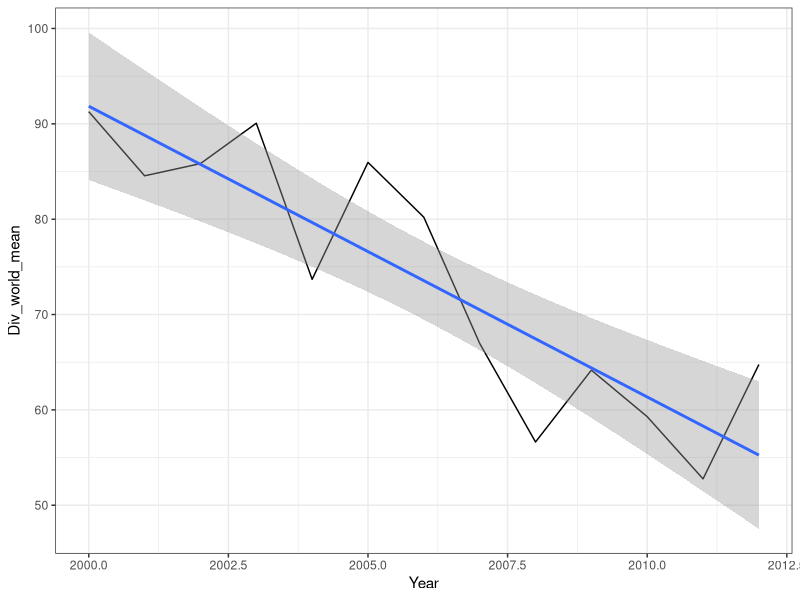

Generate this figure with R:
library(tidyverse)

########################################
### The previous dataset---till 2012 ###
########################################

df_reit <- readr::read_csv('FTS_Data_REIT.csv',
                           na = c("", "NA", ".", " ", "NaN", 'Inf', '-Inf'),
                           skip = 3,
                           col_names = T,
                           col_types = cols(.default = col_double(),
                                            Date = col_date(format = "%m/%d/%Y")))

df_reit <- df_reit %>%
  dplyr::mutate('Year' = lubridate::year(Date)) %>%
  dplyr::mutate('Canada_lag' = dplyr::lag(Canada)) %>% #include one-day lags
  dplyr::mutate('US_lag' = dplyr::lag(US)) %>% #include one-day lags
  dplyr::select(-Date_Number) %>%
  dplyr::select(Date, Year, everything())

###########################################
### The new dataset---updated till 2018 ###
###########################################

# df_reit <- readr::read_csv('CGR_reit_2019.csv',
#                              na = c("", "NA", ".", " ", "NaN", 'Inf', '-Inf'),
#                              col_names = T,
#                              col_types = cols(.default = col_double(),
#                                               Date = col_date(format = "%d/%m/%Y")))
# 
# df_reit <- df_reit %>%
#   dplyr::mutate('Year' = lubridate::year(Date)) %>%
#   dplyr::filter(Year < 2019) %>%
#   dplyr::mutate('Canada_lag' = dplyr::lag(Canada)) %>% #include one-day lags
#   dplyr::mutate('US_lag' = dplyr::lag(US)) %>% #include one-day lags
#   dplyr::select(Date, Year, everything())

### Analysis begins here ###

name_country_full <- df_reit %>%
  dplyr::select(-c(Date, Year, Canada_lag, US_lag)) %>%
  colnames(.)


func_deduplic <- function(vec)
{
  # This function accepts a vector
  # and replaces duplicated entries
  # with missing values
  vec[duplicated(vec)] <- NA
  return(vec)
}

# Ignoring duplicated entries
df_reit_deduplic <- df_reit %>%
  dplyr::select(-c(Year, Date)) %>%
  apply(., 2, func_deduplic) %>%
  tibble::as_tibble(.) %>%
  tibble::add_column('Date' = df_reit$Date, 'Year' = df_reit$Year) %>%
  dplyr::select(Date, Year, everything(.))

# Taking log returns = log(I_t) - log(I_{t-1})
df_reit_return <- df_reit_deduplic %>%
  dplyr::select(-c(Date, Year)) %>%
  apply(., 2, function(vec){return(c(NA, diff(log(vec))))}) %>%
  tibble::as_tibble(.) %>%
  tibble::add_column('Date' = df_reit$Date, 'Year' = df_reit$Year) %>%
  dplyr::select(Date, Year, everything(.))

# Using nested dataframes
nest_year_return <- df_reit_return %>%
  dplyr::select(-Date) %>%
  dplyr::group_by(Year) %>%
  tidyr::nest(.)

# How many valid returns to use per year?
num_reit_usable <- 50
#num_reit_usable <- 100

func_valid_ret <- function(df, n = num_reit_usable)
{
  # This function accepts a return data matrix and 
  # accepts only those columns which have enough
  # usable entries ( >= num_reit_usable)
  temp_NA <- apply(df, 2, function(vec){sum(is.na(vec))})
  
  df_2 <- df[, temp_NA < (nrow(df) - n)]
  
  return(df_2)
}

nest_year_return <- nest_year_return %>%
  dplyr::mutate('LHS_country_valid' = purrr::map(data, func_valid_ret))

year_cohort <- 2000

func_rm_full_NA <- function(df)
{
  # This function accepts a data frame
  # and removes columns which are
  # completely full of missing values
  return(df[, colSums(is.na(df)) < nrow(df)])
}

# Names of pre-86 cohort countries
name_country_pre_cohort <- df_reit_return %>%
  dplyr::filter(Year < year_cohort) %>%
  dplyr::select(-c(Date, Year, Canada_lag, US_lag)) %>%
  func_rm_full_NA(.) %>%
  colnames(.)

# Names of ordinary countries
name_country_ordinary <- dplyr::setdiff(name_country_full, 
                                        name_country_pre_cohort)

# Select from the set of columns the pre-86 countries 
# along with the one-day lags of US and Canada
func_select_RHS_countries <- function(df)
{
  # This function accepts a return data matrix
  # and returns the pre86 cohort with the one-day
  # lags of US and Canada---to be used for the 
  # computation of principal components
  
  return(df[, c(dplyr::intersect(colnames(df), name_country_pre_cohort), 
                'Canada_lag', 'US_lag')])
}

func_select_ordinary <- function(df)
{
  # This accepts a data return matrix and selects 
  # the ordinary non-pre86 cohort country columns
  return(df[, dplyr::intersect(colnames(df), name_country_ordinary)])
}

func_select_pre_cohort <- function(df)
{
  # This accepts a data return matrix and selects 
  # the ordinary non-pre86 cohort country columns
  return(df[, dplyr::intersect(colnames(df), name_country_pre_cohort)])
}

nest_year_return_LHS_RHS <- nest_year_return %>%
  dplyr::filter(Year >= year_cohort) %>%
  dplyr::mutate('RHS_country' = purrr::map(data, 
                                           func_select_RHS_countries)) %>%
  dplyr::mutate('LHS_country_ordinary' = purrr::map(LHS_country_valid, 
                                                    func_select_ordinary)) %>%
  dplyr::select(-data)


func_NA_med_df <- function(df)
{
  # This function accepts a dataframe and
  # replaces missing values with column medians
  func_NA_med_vec <- function(vec)
  {
    vec[is.na(vec)] <- median(vec, na.rm = T)
    return(vec)
  }
  
  df_2 <- apply(df, 2, func_NA_med_vec)
  return(df_2)
}


nest_year_return_LHS_RHS <- nest_year_return_LHS_RHS %>%
  dplyr::mutate('RHS_country_clean' = purrr::map(RHS_country, func_NA_med_df), 
                'Cov_matrix' = purrr::map(RHS_country_clean, cov),
                'Eig_val' = purrr::map(Cov_matrix, function(df){return(eigen(df)$values)}),
                'Eig_vec' = purrr::map(Cov_matrix, function(df){return(eigen(df)$vectors)}),
                'Share' = purrr::map(Eig_val, function(vec){return(cumsum(vec)/sum(vec))})) %>%
  dplyr::select(-RHS_country)

nest_lag_eig <- dplyr::lag(nest_year_return_LHS_RHS$Eig_vec) #due to some weird nested lag behavior

# Adding lags of eigenvectors
nest_year_return_LHS_RHS <- nest_year_return_LHS_RHS %>%
  tibble::add_column('Lag_eig_vec' = nest_lag_eig)

func_pc_90 <- function(vec)
{
  # This function accepts a cumulative share of variance
  # vector and returns the number of PCs needed for 90% coverage 
  return(min(which(vec >= 0.90)))
}

# How many PCs needed for explaining 90% of variation?
num_pc_90 <- sapply(nest_year_return_LHS_RHS$Share, func_pc_90)
num_pc_reit <- ceiling(median(num_pc_90)) # 12 are enough
# num_pc_reit <- max(num_pc_90) # At John's suggestion

#############################################
### PC computation for ordinary countries ###
#############################################

# Compute PCs
nest_year_return_LHS_RHS <- nest_year_return_LHS_RHS %>%
  dplyr::filter(Year >= year_cohort + 1) %>%
  dplyr::mutate('PC_out_sample' = purrr::map2(RHS_country_clean, Lag_eig_vec,
                                              function(df1, df2){return(df1%*%df2)}), #note df1%*%df2 [!]
                'PC_out_sample_90' = purrr::map(PC_out_sample,
                                                function(df){return(df[, 1:num_pc_reit])}))


nest_year_regression <- nest_year_return_LHS_RHS %>%
  dplyr::select(Year, LHS_country_ordinary, PC_out_sample_90)

func_inf_nan_NA_df <- function(df)
{
  # This accepts a dataframe and treats any infinite
  # or NaN values as missing
  func_inf_nan_NA_vec <- function(vec)
  {
    vec[is.infinite(vec) | is.nan(vec)] <- NA
    return(vec)
  }
  
  return(apply(df, 2, func_inf_nan_NA_vec))
}

# Treat as missing any infinite or NaN values that might be remaining
nest_year_regression <- nest_year_regression %>%
  dplyr::mutate('LHS_clean' = purrr::map(LHS_country_ordinary, func_inf_nan_NA_df))

func_lm_div <- function(df1, df2)
{
  # This function accepts the LHS and RHS of regressions
  # and returns the diversification index = 100*(1-adj_R_sqr)
  lhs <- as.matrix(df1)
  rhs <- as.matrix(df2)
  
  div <- list(NULL)
  
  for (j in 1:ncol(lhs)) #for each LHS country
  {
    lm_summary <- summary(lm(formula = lhs[, j] ~ rhs))
    adj_rsq <- max(lm_summary$adj.r.squared, 0)
    div[[j]] <- 100*(1 - adj_rsq)
  }
  
  return(unlist(div))
}

# Compute diversification indices
nest_year_regression <- nest_year_regression %>%
  dplyr::mutate('Div_ind' = purrr::map2(LHS_clean, PC_out_sample_90,
                                        func_lm_div))

func_attach_name <- function(df_1, vec)
{
  # Accepts regression LHS matrix and unnamed 
  # diversification vector indices and attaches 
  # the column names of LHS to the vector of indices
  names(vec) <- colnames(df_1)
  return(vec)
}

# Attach names of countries to diversification indices
nest_year_regression <- nest_year_regression %>%
  dplyr::mutate('Div_ind_edit' = purrr::map2(LHS_clean, Div_ind,
                                             func_attach_name))

func_pick_name <- function(vec_name) {names(vec_name)} #extract names

# Unnest results in long format
list_unnest_div_ordinary <- nest_year_regression %>%
  dplyr::mutate('Country' = purrr::map(Div_ind_edit, func_pick_name)) %>%
  dplyr::select(Year, Div_ind_edit, Country) %>%
  tidyr::unnest(.)

# Spread in wide format
Div_ind_ordinary <- list_unnest_div_ordinary %>%
  tidyr::spread(key = Country, value = Div_ind_edit) 

###############################################
### PC computation for pre cohort countries ###
###############################################

nest_year_pre_cohort <- nest_year_return %>%
  dplyr::select(Year, LHS_country_valid) %>%
  dplyr::filter(Year >= year_cohort) %>%
  dplyr::mutate('LHS_clean' = purrr::map(LHS_country_valid, 
                                         func_inf_nan_NA_df)) %>% #remove infinite or NaNs
  dplyr::mutate('LHS_pre_cohort' = purrr::map(LHS_clean, 
                                              func_select_pre_cohort)) %>%
  dplyr::mutate('RHS_countries' = purrr::map(LHS_clean, func_select_RHS_countries)) %>%
  dplyr::mutate('RHS_clean' = purrr::map(RHS_countries, func_NA_med_df))

nest_year_pre_cohort_2 <- nest_year_pre_cohort %>%
  dplyr::select(Year, LHS_pre_cohort, RHS_clean)

func_rm_col_j <- function(df)
{
  # This function accepts a data matrix and generates 
  # a sequence of matrices each one missing one 
  # column at a time (excluding lags of Canada and US)
  temp_list <- list(NULL)
  
  df2 <- df[, -c(ncol(df)-1, ncol(df))] #exclude North Am lags
  
  for (j in 1:ncol(df2))
  {
    temp_list[[j]] <- df2[, -j] #remove column j
  }
  
  return(temp_list)
}

# Generate sequence of matrices with each column removed once
nest_year_pre_cohort_2 <- nest_year_pre_cohort_2 %>%
  dplyr::mutate('RHS_country_j' = purrr::map(RHS_clean, func_rm_col_j)) 

func_eig_val_list <- function(list)
{
  # This function accepts a list of matrices and
  # applies to each matrix, a function that computes
  # its eigenvalues, then returns the list of 
  # eigenvalues---one for each matrix in the list
  func_eig_val_df <- function(df)
  {
    return(eigen(df)$values)
  }
  
  eig_val_list <- purrr::map(list, func_eig_val_df)
  
  return(eig_val_list)
}

func_eig_vec_list <- function(list)
{
  # This function accepts a list of matrices and
  # applies to each matrix, a function that computes
  # its eigenvectors, then returns the list of 
  # eigenvectors---one for each matrix in the list
  func_eig_vec_df <- function(df)
  {
    return(eigen(df)$vectors)
  }
  
  eig_vec_list <- purrr::map(list, func_eig_vec_df)
  
  return(eig_vec_list)
}


nest_year_pre_cohort_2 <- nest_year_pre_cohort_2 %>%
  dplyr::mutate('Cov_list_j' = purrr::map(RHS_country_j, 
                                          function(list){return(purrr::map(list, cov))})) %>%
  dplyr::mutate('Eig_val_list_j' = purrr::map(Cov_list_j, func_eig_val_list)) %>%
  dplyr::mutate('Eig_vec_list_j' = purrr::map(Cov_list_j, func_eig_vec_list)) 

nest_lag_eig_list <- dplyr::lag(nest_year_pre_cohort_2$Eig_vec_list_j) #due to some weird nested lag behavior

nest_year_pre_cohort_2 <- nest_year_pre_cohort_2 %>%
  tibble::add_column('Lag_eig_vec_list_j' = nest_lag_eig_list)

nest_year_pre_cohort_final <- nest_year_pre_cohort_2 %>%
  dplyr::select(Year, LHS_pre_cohort, RHS_country_j, 
                Eig_vec_list_j, Lag_eig_vec_list_j)

func_list_multiply <- function(list1, list2)
{
  # This function accepts two lists of matrices
  # then multiplies matrix i in list 1 to matrix i
  # in list 2 and returns the output as another list
  func_df_mult <- function(df1, df2)
  {
    return(df1%*%df2) #note matrix multiplication %*%
  }
  
  list3 <- purrr::map2(list1, list2, func_df_mult)
  
  return(list3)
  
}


nest_year_pre_cohort_final <- nest_year_pre_cohort_final %>%
  dplyr::mutate('length_list_RHS' = purrr::map_dbl(RHS_country_j, length),
                'length_list_lag_eig' = purrr::map_dbl(Lag_eig_vec_list_j, length))

# Which RHS and lag eigenvector list lengths are the same? Multiply them
nest_year_pre_cohort_final_2 <- nest_year_pre_cohort_final %>%
  dplyr::filter(length_list_RHS == length_list_lag_eig) %>%
  dplyr::mutate('PC_list_j' = purrr::map2(RHS_country_j, Lag_eig_vec_list_j,
                                          func_list_multiply)) %>%
  dplyr::select(Year, LHS_pre_cohort, PC_list_j)


# Which RHS and lag eigenvector list lengths are NOT the same? Multiply RHS with eigenvectors
nest_year_pre_cohort_final_3 <- nest_year_pre_cohort_final %>%
  dplyr::filter(length_list_RHS != length_list_lag_eig) %>%
  dplyr::mutate('PC_list_j' = purrr::map2(RHS_country_j, Eig_vec_list_j, 
                                          func_list_multiply)) %>%
  dplyr::select(Year, LHS_pre_cohort, PC_list_j)

nest_year_pre_cohort_regress <- rbind(nest_year_pre_cohort_final_3,
                                      nest_year_pre_cohort_final_2) %>%
  dplyr::arrange(Year)

func_select_PC_list <- function(list)
{
  # This function accepts a list of PCs matrices and 
  # returns the list with each PC matrix with 
  # number of columns from 1 to num_pc_reit
  func_select_PC_df <- function(df)
  {
    return(df[, 1:num_pc_reit])
  }
  
  list1 <- purrr::map(list, func_select_PC_df)
  
  return(list1)
}

nest_year_pre_cohort_regress <- nest_year_pre_cohort_regress %>%
  dplyr::mutate('PC_list_j_final' = purrr::map(PC_list_j, func_select_PC_list))


func_pre_cohort_regress <- function(df1, list)
{
  # This function accepts the matrix of LHS countries
  # and the list of RHS matrices, then returns the 
  # diversification index for each country
  div_list <- list(NULL)
  
  for (i in 1:ncol(df1))
  {
    df2 <- list[[i]]
    
    temp_lhs <- df1[, i]
    temp_rhs <- as.matrix(df2)
    
    lm_summary <- summary(lm(formula = temp_lhs ~ temp_rhs))
    adj_rsq <- max(lm_summary$adj.r.squared, 0)
    div_list[[i]] <- 100*(1 - adj_rsq)
  }
  
  return(unlist(div_list))
}


nest_year_pre_cohort_regress <- nest_year_pre_cohort_regress %>%
  dplyr::filter(purrr::map(PC_list_j_final, length) > 0) %>%
  dplyr::mutate('Div_ind_pre_cohort' = purrr::map2(LHS_pre_cohort, PC_list_j_final,
                                                   func_pre_cohort_regress))


func_attach_name_pre_cohort <- function(vec, LHS_data)
{
  names(vec) <- colnames(LHS_data)
  return(vec)
}

nest_year_pre_cohort_regress <- nest_year_pre_cohort_regress %>%
  dplyr::mutate('Div_ind_pre_cohort_name' = purrr::map2(Div_ind_pre_cohort, LHS_pre_cohort,
                                                        func_attach_name_pre_cohort))

######################################################################################

# Unnest results in long format
list_unnest_div_pre_cohort <- nest_year_pre_cohort_regress %>%
  dplyr::mutate('Country' = purrr::map(Div_ind_pre_cohort_name, func_pick_name)) %>%
  dplyr::select(Year, Div_ind_pre_cohort_name, Country) %>%
  tidyr::unnest(.)

# Spread in wide format
Div_ind_pre_cohort <- list_unnest_div_pre_cohort %>%
  tidyr::spread(key = Country, value = Div_ind_pre_cohort_name) 

# Full dataframe for all countries
Div_ind_full_long <- dplyr::full_join(Div_ind_ordinary, Div_ind_pre_cohort,
                                      by = c('Year')) %>%
  tidyr::gather(., Australia:US, key = 'Country', value = 'Div_Index') %>%
  dplyr::arrange(Country)

Div_ind_full_wide <- Div_ind_full_long %>%
  tidyr::spread(key = 'Country', value = 'Div_Index') 

Div_world_mean <- apply(Div_ind_full_wide[, -1], 1, function(x){return(mean(x, na.rm = T))})


Div_ind_full_wide <- Div_ind_full_wide %>%
  tibble::add_column('Div_world_mean' = Div_world_mean) %>%
  dplyr::select(Year, Div_world_mean, everything())

Div_ind_plot <- ggplot(data = Div_ind_full_wide, 
                       mapping = aes(Year, Div_world_mean)) +
  geom_line() +
  geom_smooth(method = lm) +
  theme_bw()

Div_ind_full_long_2 <- Div_ind_full_wide %>%
  tidyr::gather(Div_world_mean:US, key = 'Country', value = 'Div_Index')

